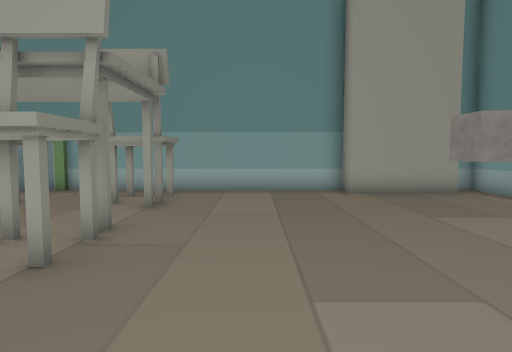
View 1 (above)

16 first-person views from a walk through a Unity game level. The camera is 1.3 m above the floor, tilts 4° down and sees 75° across. The floor is counted in squares, 1 m on a side. Each view is taken from the middle of a square. On the plan, view 1 faces up. The plan holds only what a view shows up to about 14 squares ahead; the rest is blank. The place goes on beyond the plan.

View 2
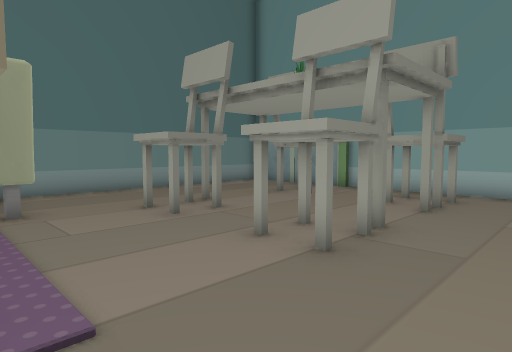

View 3
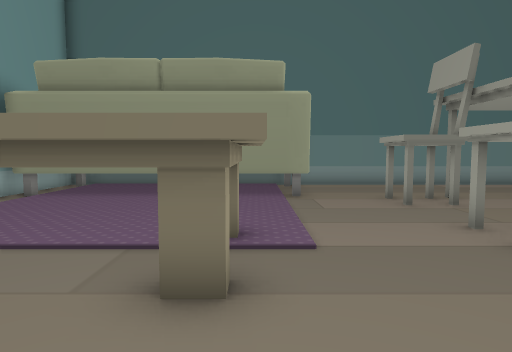

View 4
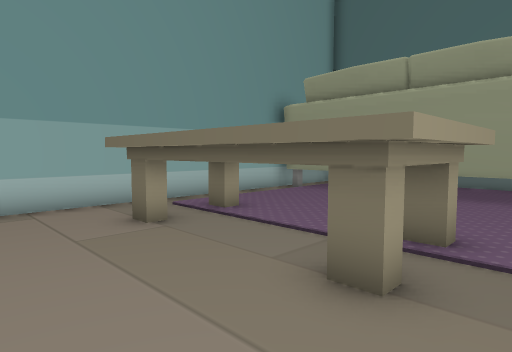

View 5
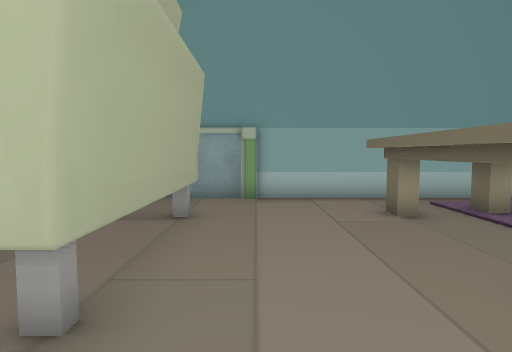

View 6
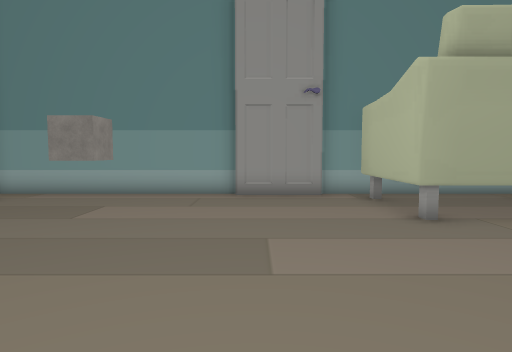

View 7
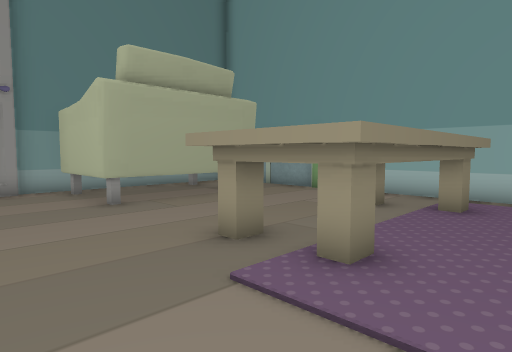

View 8
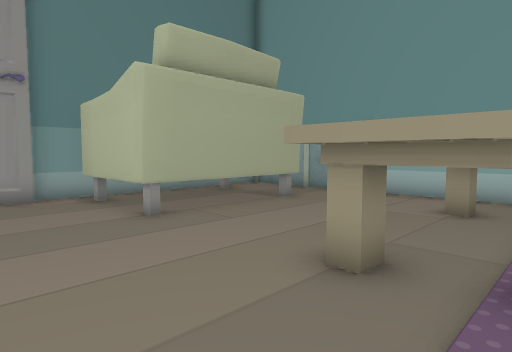

View 9
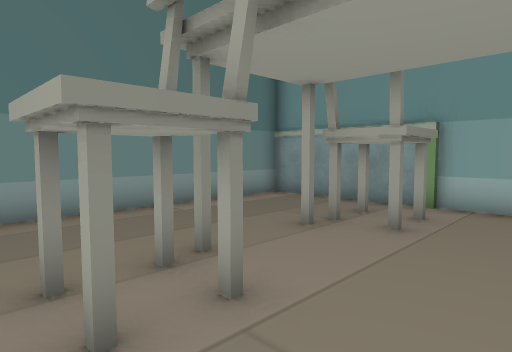

View 10
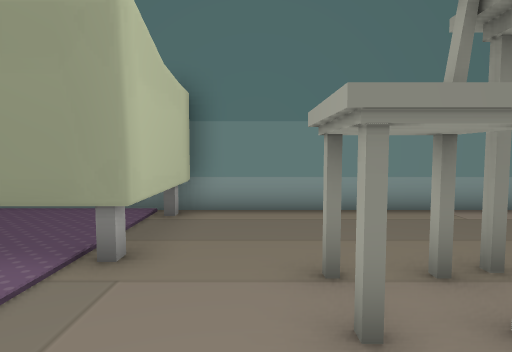

View 11
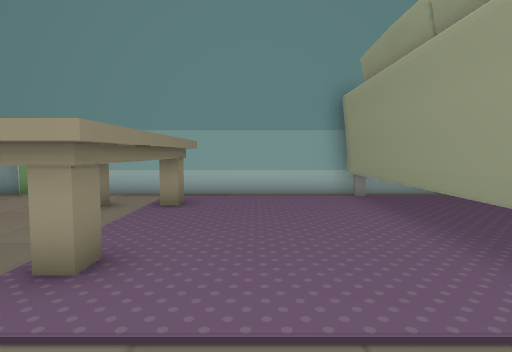

View 12
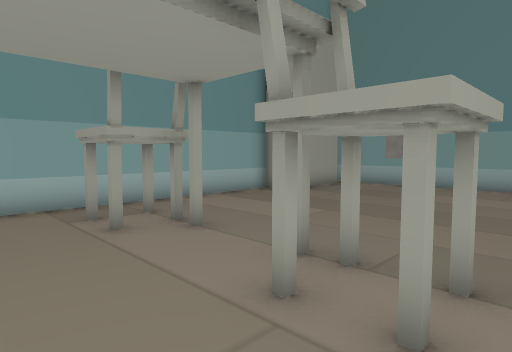

View 13
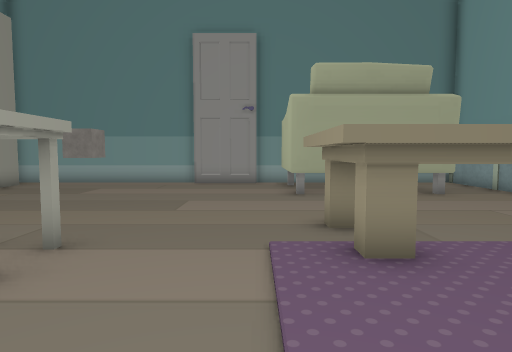

View 14
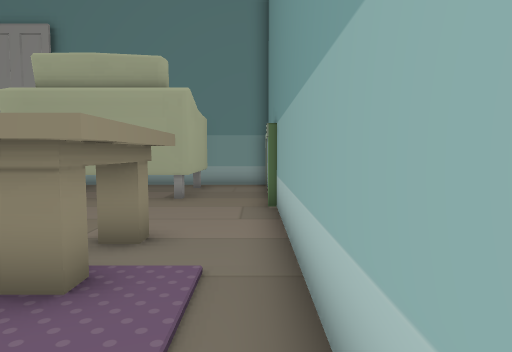

View 15
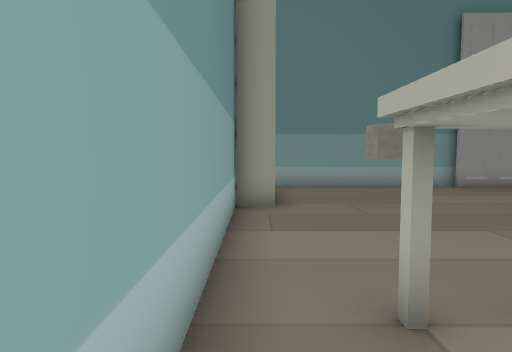

View 16
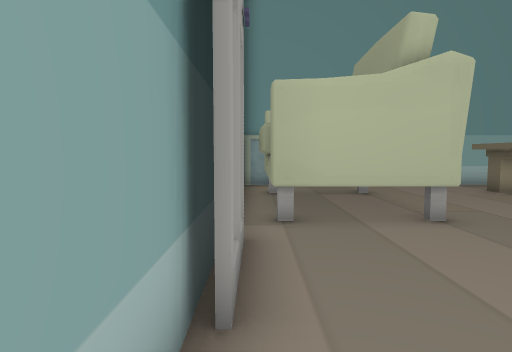

### Floor plan
Key: @ floor where view 1 was taken; # wall or solid block; . floor; C chair; T table; U cube; O other object.
Columns run from 12 left of view 1 to 8 right of it. Each row starts with its distance up from view 1.
 12 ################   ##
 11 #..............OOOO.#
 10 #....CC.CC..........#
  9 #....CC.CC..........#
  8 #...T...............#
  7 #................U..#
  6 #...................#
  5 #....CC.CC..........#
  4 #....CC.CC..........#
  3 #..................##
  2 #..................##
  1 #####..............##
  0     #....TTT@..OOOOO#
 -1     #....T T...OO OO
 -2     #....T T...OO  O
 -3     #....T T...OO  O
 -4     #....T T...OO  O
 -5     #....TTT...OOOO.#
 -6     #...............#
 -7     #...............#
 -8     #################

Where each view was taken, in squares from view 1:
view 1: 0 up, 0 right, facing up
view 2: 0 up, 0 right, facing up-left
view 3: 0 up, 2 right, facing left
view 4: 1 up, 2 right, facing down-left
view 5: 2 up, 2 right, facing down
view 6: 3 up, 3 left, facing right
view 7: 3 up, 5 left, facing down-right
view 8: 3 up, 3 left, facing down-right
view 9: 3 up, 4 left, facing up-left
view 10: 3 up, 4 left, facing left
view 11: 3 up, 5 left, facing down
view 12: 3 up, 6 left, facing up-right
view 13: 1 up, 7 left, facing right
view 14: 7 down, 6 left, facing right
view 15: 11 up, 5 left, facing right
view 16: 6 up, 7 right, facing down
